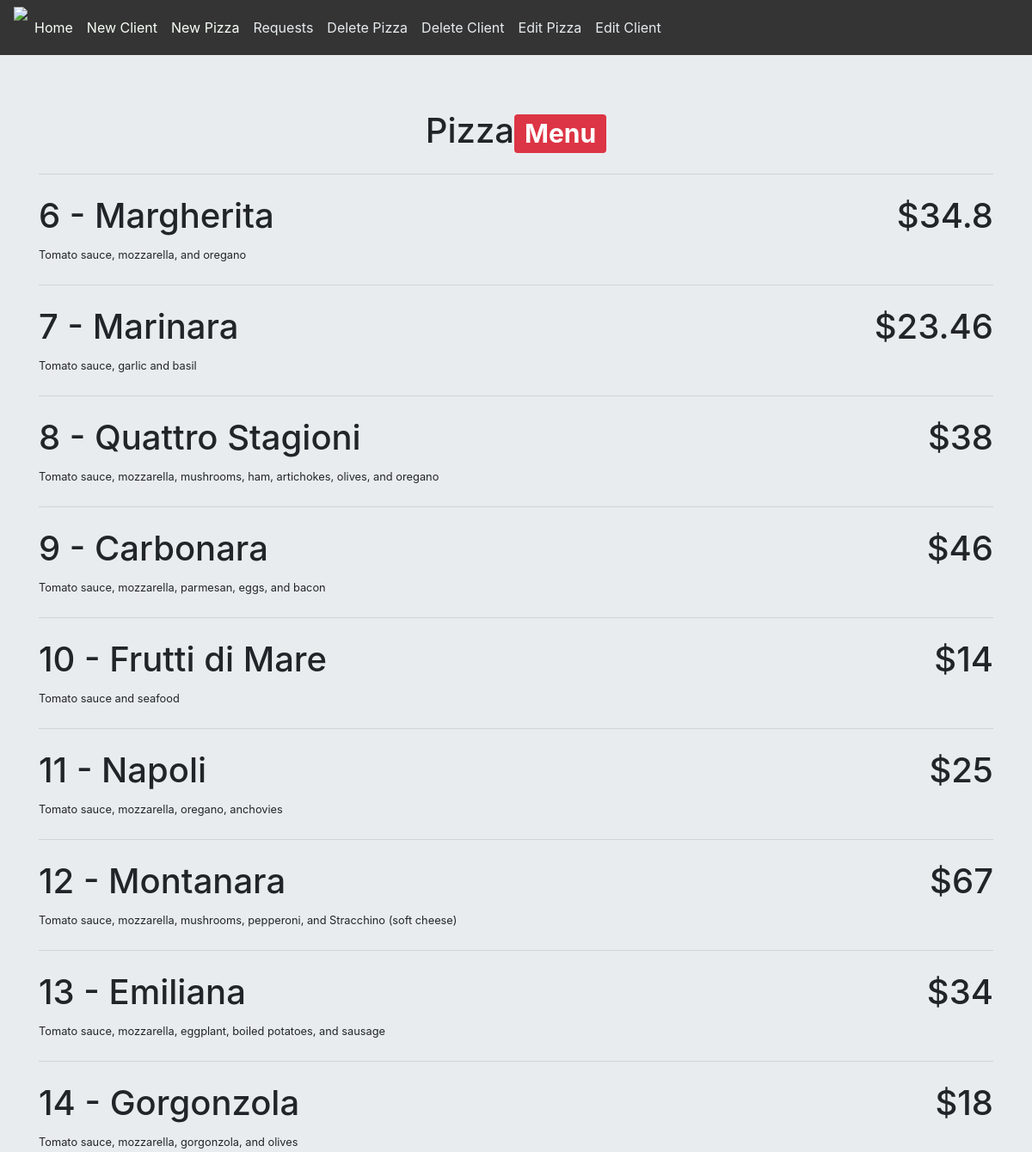
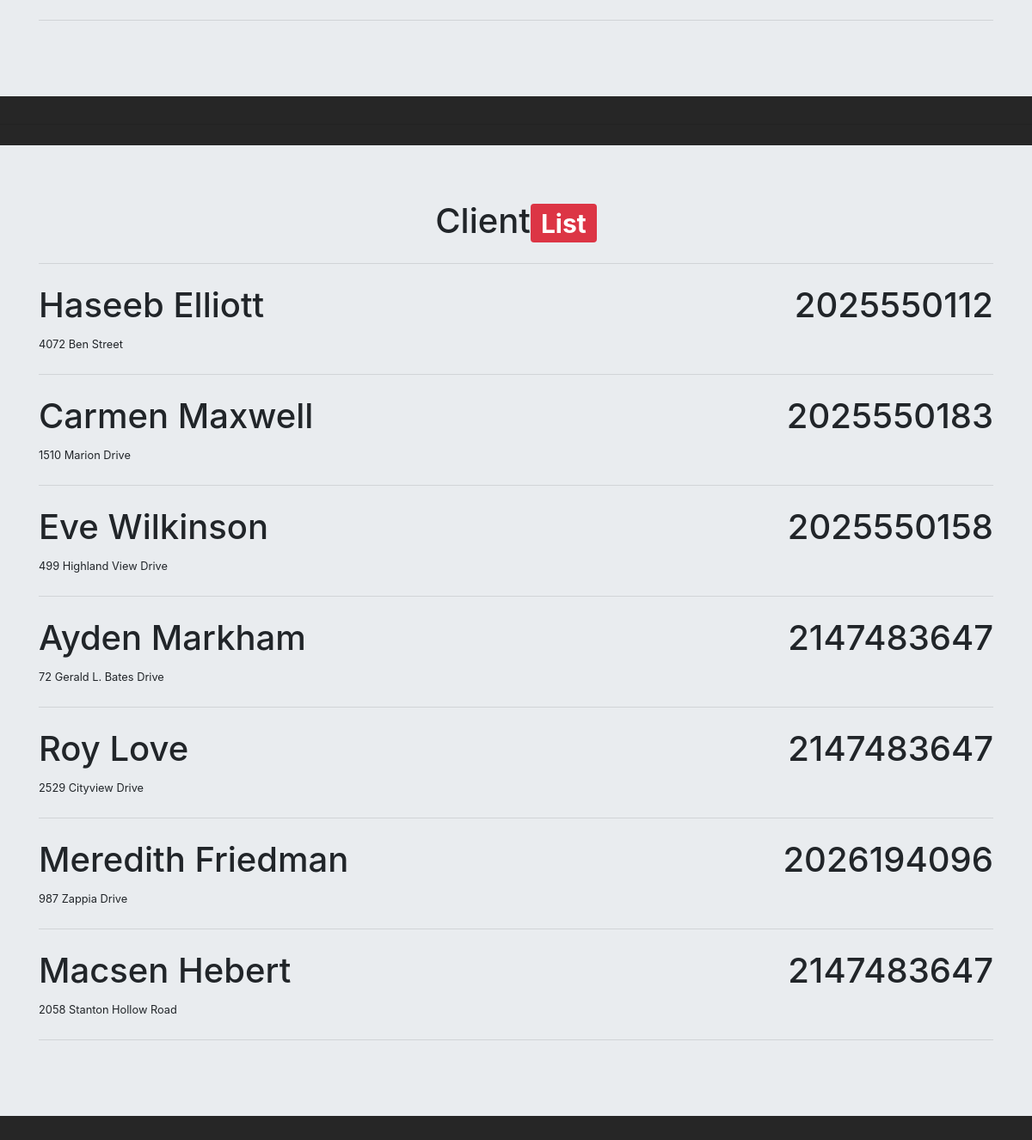
Screenshot of /Administration/index.php with the database file from the repository (2 pictures, top to bottom).
### tables this page shows
CREATE TABLE IF NOT EXISTS `pizza` (
  `id` int(11) NOT NULL AUTO_INCREMENT,
  `name` varchar(200) NOT NULL,
  `price` float NOT NULL DEFAULT '0',
  `description` text NOT NULL,
  PRIMARY KEY (`id`)
);

CREATE TABLE IF NOT EXISTS `client` (
  `id` int(11) NOT NULL AUTO_INCREMENT,
  `name` varchar(100) NOT NULL,
  `address` varchar(300) NOT NULL,
  `phone` bigint(20) NOT NULL,
  PRIMARY KEY (`id`)
);

### Administration/index.php (the view, shortened to what this page needs)
<!DOCTYPE html>
<html>
    <?php include("basepage.php"); ?>
    <body class="background">
        <div id="main">
        	<div class="jumbotron jumbotron-fluid">
				<div class="container">
			    	<center>
                		<h1 class="display-6">Pizza<span class="badge badge-danger">Menu</span></h1>
                	</center>
                	<hr class='my-4'>
		        <?php
				include("../connect.php");
				$query = "SELECT * FROM db_pizzasystem.pizza";
				$result = mysqli_query($connection ,$query) or die(mysql_error());
				while($fetch = mysqli_fetch_row($result)){
		        	echo "<div class='row'>
		                    <div class='col-sm-12 col-md-12 col-lg-12'>
		                        <h1 style='float:right'>" . "$" . $fetch[2] . "</h1>
		                        <h1>" . $fetch[0] . " - " . $fetch[1] . "</h1>
		                        <small>" . $fetch[3] . "</small>
		                    </div>
		                </div>";
					echo "<hr class='my-4'>";
			    }
				?>
        		</div>
			</div>
			<hr class="my-4">
			<div class="jumbotron jumbotron-fluid">
				<div class="container">
			    	<center>
                		<h1 class="display-6">Client<span class="badge badge-danger">List</span></h1>
                	</center>
                	<hr class='my-4'>
		        <?php
				include("../connect.php");
				$query = "SELECT * FROM db_pizzasystem.client";
				$result = mysqli_query($connection ,$query) or die(mysql_error());
				while($fetch = mysqli_fetch_row($result)){
		        	echo "<div class='row'>
		                    <div class='col-sm-12 col-md-12 col-lg-12'>
		                        <h1 style='float:right'>" . $fetch[3] . "</h1>
		                        <h1>" . $fetch[1] . "</h1>
		                        <small>" . $fetch[2] . "</small>
		                    </div>
		                </div>";
					echo "<hr class='my-4'>";
			    }
				?>
        		</div>
			</div>
        </div>
    </body>
</html>

### Administration/basepage.php (shortened to what this page needs)
<head id="config">
    <link rel="stylesheet" href="https://maxcdn.bootstrapcdn.com/bootstrap/4.3.1/css/bootstrap.min.css">
</head>
<body class="background" style="background-color:#262626">
    <div id = "header" style="min-height:10%">
        <nav class="navbar navbar-expand-lg navbar-light" style="background-color:#343434;">
            <img src="https://cdn.pixabay.com/photo/2014/04/03/00/32/pizza-308631_1280.png" style="height:6vh;">
            <div class="collapse navbar-collapse" id="navbarSupportedContent">
                <ul class="navbar-nav mr-auto">
                    <li class="nav-item active">
                        <a class="nav-link" href="/PizzaSystem/Administration" style="color:#f7fff7;">Home<span class="sr-only">(current)</span></a>
                    </li>
                    <li class="nav-item">
                        <a class="nav-link" href="clientregisterpage.php" style="color:#f7fff7;">New Client</a>
                    </li>
                    <li class="nav-item">
                        <a class="nav-link" href="pizzaregisterpage.php" style="color:#f7fff7;">New Pizza</a>
                    </li>
                    <li class="nav-item">
                        <a class="nav-link" href="requestpage.php" style="color:#e7ecef;">Requests</a>
                    </li>
                    <li class="nav-item">
                        <a class="nav-link" href="pizzadeletepage.php" style="color:#e7ecef;">Delete Pizza</a>
                    </li>
                    <li class="nav-item">
                        <a class="nav-link" href="clientdeletepage.php" style="color:#e7ecef;">Delete Client</a>
                    </li>
                    <li class="nav-item">
                        <a class="nav-link" href="pizzaeditpage.php" style="color:#e7ecef;">Edit Pizza</a>
                    </li>
                    <li class="nav-item">
                        <a class="nav-link" href="clienteditpage.php" style="color:#e7ecef;">Edit Client</a>
                    </li>
                </ul>
            </div>
        </nav>
    </div>
</body>

### rows the page displays
pizza: price "34.8", id "6", name "Margherita", description "Tomato sauce, mozzarella, and oregano"
pizza: price "23.46", id "7", name "Marinara", description "Tomato sauce, garlic and basil"
pizza: price "38", id "8", name "Quattro Stagioni", description "Tomato sauce, mozzarella, mushrooms, ham, artichokes, olives, and oregano"
pizza: price "46", id "9", name "Carbonara", description "Tomato sauce, mozzarella, parmesan, eggs, and bacon"
pizza: price "14", id "10", name "Frutti di Mare", description "Tomato sauce and seafood"
pizza: price "25", id "11", name "Napoli", description "Tomato sauce, mozzarella, oregano, anchovies"
pizza: price "67", id "12", name "Montanara", description "Tomato sauce, mozzarella, mushrooms, pepperoni, and Stracchino (soft cheese)"
pizza: price "34", id "13", name "Emiliana", description "Tomato sauce, mozzarella, eggplant, boiled potatoes, and sausage"
pizza: price "18", id "14", name "Gorgonzola", description "Tomato sauce, mozzarella, gorgonzola, and olives"
client: phone "2025550112", name "Haseeb Elliott", address "4072 Ben Street"
client: phone "2025550183", name "Carmen Maxwell", address "1510 Marion Drive"
client: phone "2025550158", name "Eve Wilkinson", address "499 Highland View Drive"
client: phone "2147483647", name "Ayden Markham", address "72 Gerald L. Bates Drive"
client: phone "2147483647", name "Roy Love", address "2529 Cityview Drive"
client: phone "2026194096", name "Meredith Friedman", address "987 Zappia Drive"
client: phone "2147483647", name "Macsen Hebert", address "2058 Stanton Hollow Road"
